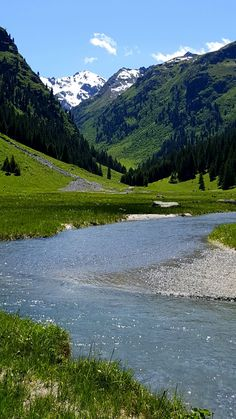
#> input picture TugasPCD3/foto1.jpg, 236 x 419 px
$ python differenceImage_008.py
#> lines starting #> are read from the running program, lines starting #| are printed output that depends on the picture; after the words box and inside, x2 and y2 are one past the last pixel; in counts of white or black regions, pixels touching at a corner belong together
import cv2

# Load the two images
img1 = cv2.imread('foto1.jpg')
#> img1 is the input picture: shape (419, 236, 3); mean B, G, R 110.4, 112.3, 91.1
img1 = cv2.resize(img1, (326, 536))
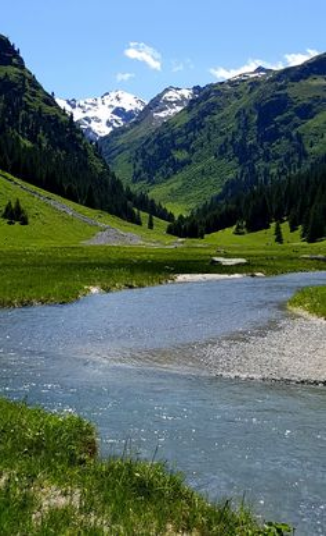
#> img1: shape (536, 326, 3); mean B, G, R 110.3, 112.2, 91
img2 = cv2.imread('foto2.jpg')
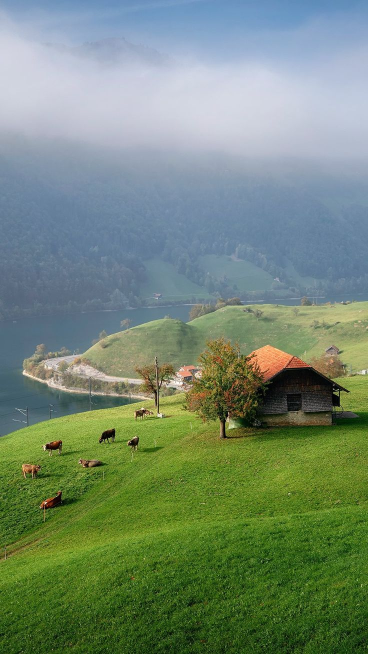
#> input picture TugasPCD3/foto2.jpg, 736 x 1308 px (shown at 1/2 size)
#> img2 is the input picture: shape (1308, 736, 3); mean B, G, R 114.9, 136.9, 116.1
img2 = cv2.resize(img2, (326, 536))
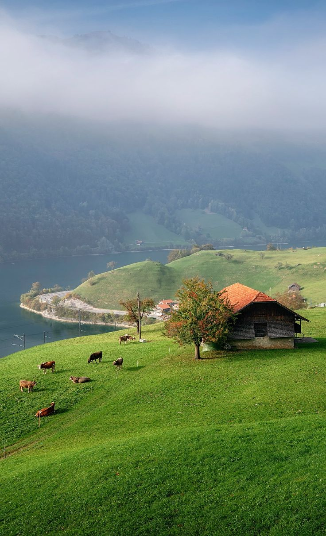
#> img2: shape (536, 326, 3); mean B, G, R 114.8, 136.8, 116

gray1 = cv2.cvtColor(img1, cv2.COLOR_BGR2GRAY)
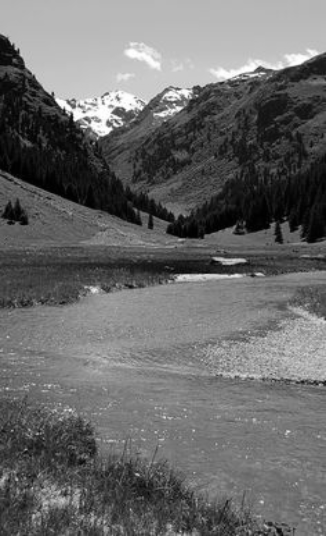
#> gray1: shape (536, 326); min 0, max 255, mean 105.6
gray2 = cv2.cvtColor(img2, cv2.COLOR_BGR2GRAY)
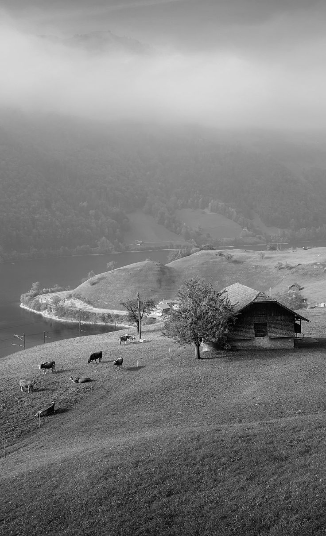
#> gray2: shape (536, 326); min 1, max 252, mean 128.1

diff = cv2.absdiff(gray1, gray2)
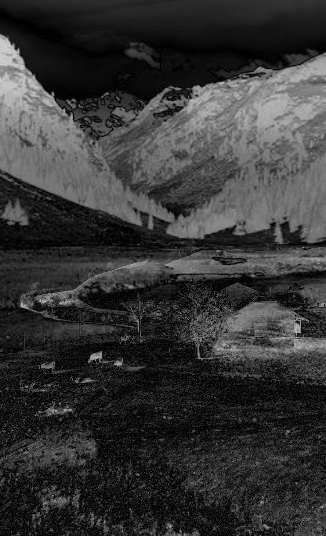
#> diff: shape (536, 326); min 0, max 209, mean 53.8

thresh = cv2.threshold(diff, 0, 255, cv2.THRESH_BINARY_INV | cv2.THRESH_OTSU)[1]
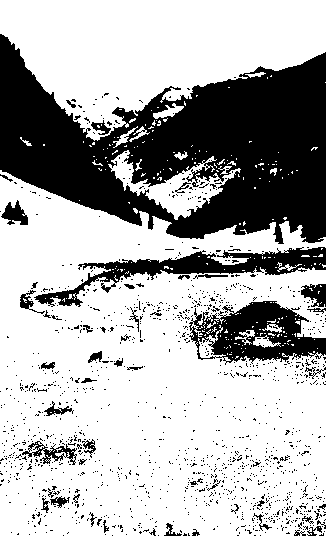
#> thresh: shape (536, 326); 69.3% white; 1331 black regions (1280 under 20 px), largest, box (x1, y1, x2, y2) and area: (0, 34, 326, 244) 38087, (189, 301, 326, 365) 4755, (34, 247, 326, 307) 4414

cv2.imshow('Difference Image', thresh)
cv2.imshow('image 1', img1)
cv2.imshow('image 2', img2)
cv2.waitKey(0)
